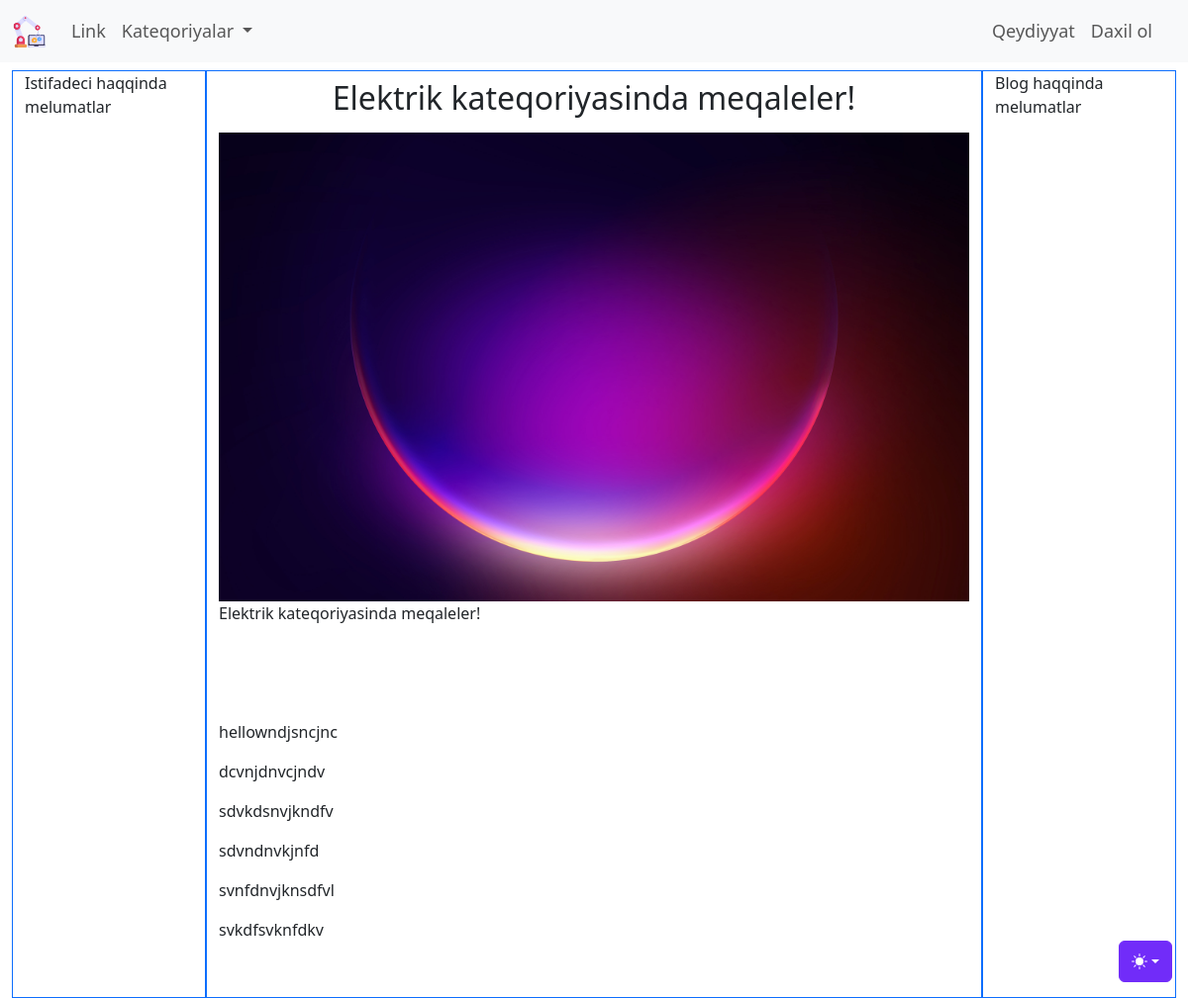
The page /blog/elektrik-kateqoriyasinda-meqaleler on the database its author committed.
### blog/models.py (models this page shows, shortened)
class Blog(models.Model):
    class Meta:
        verbose_name = 'Məqalə'
        verbose_name_plural = 'Məqalələr'
    basliq_sekli = models.ImageField(upload_to = "uploads/%d.%m.%Y",default = 'uploads/default.jpg',null=True,blank=True)
    karusel_sekli = ImageSpecField(source="basliq_sekli",
                                   processors=[ResizeToFill(600,400)],
                                   format='JPEG',
                                   options={'quality':100})
    basliq = models.CharField('Məqalə başlığı', max_length = 200)
    kontent = CKEditor5Field('Məqalə kontenti', config_name = 'extends')
    yaradilma_tarixi = models.DateTimeField('Yaranma tarixi', auto_now_add = True)
    deyisdirilme_tarixi = models.DateTimeField('Yaranma tarixi', auto_now = True)
    blog_slug = models.SlugField(editable=False, unique = True)
    blog_kateqoriya = models.ManyToManyField(Kateqoriya, verbose_name = 'Kateqoriyaları seçin.')
    yayinda_mi = models.BooleanField('Yayına buraxılsın?', default = False)
    yeni_mi = models.BooleanField('Yeni məqalə?', default = True)
    karuselde = models.BooleanField('Karuseldə', default = False)
    istifadeci = models.ForeignKey(settings.AUTH_USER_MODEL,verbose_name='İstifadəçi',on_delete = models.CASCADE)

### blog/views.py (the view)
# urls.py: path('blog/<slug:_slug>',views.yazini_tap,name='yazini_tap'),
def yazini_tap(request,_slug):
    context = {
        'yazi':Blog.objects.get(blog_slug=_slug),
        'kateqoriyalar': Kateqoriya.objects.all(),
    }
    return render(request,'blog/yazini_tap.html',context)

### blog/templates/blog/yazini_tap.html (shortened to what this page needs)
{%extends 'base.html'%}
{%block content%}
	<div class="container-fluid mt-2">
		<div class="row">
			<div class="col-sm-0 col-md-0 col-lg-2 border border-primary">Istifadeci haqqinda melumatlar</div>
			<div class="col-sm-12 col-md-12 col-lg-8 border border-primary">
				<header class="text-center mb-3 mt-2">
					<h2>{{yazi.basliq}}</h2>
				</header>
				<article>
					<div class="text-center">
						<img class="img-fluid" src="{{yazi.basliq_sekli.url}}" alt="{{yazi.basliq}}">
					</div>
					<div class="content">
						{{yazi.kontent|safe}}
					</div>
				</article>
			</div>
			<div class="col-sm-0 col-md-0 col-lg-2 border border-primary">Blog haqqinda melumatlar</div>
		</div>
	</div>
{%endblock%}

### rows shown on the page
Blog: basliq "Elektrik kateqoriyasinda meqaleler!", basliq_sekli (picture), kontent "Elektrik kateqoriyasinda meqaleler! hellowndjsncjnc dcvnjdnvcjndv sdvkdsnvjkndfv sdvndnvkjnfd svnfdnvjknsdfvl svkdfsvknfdkv"
